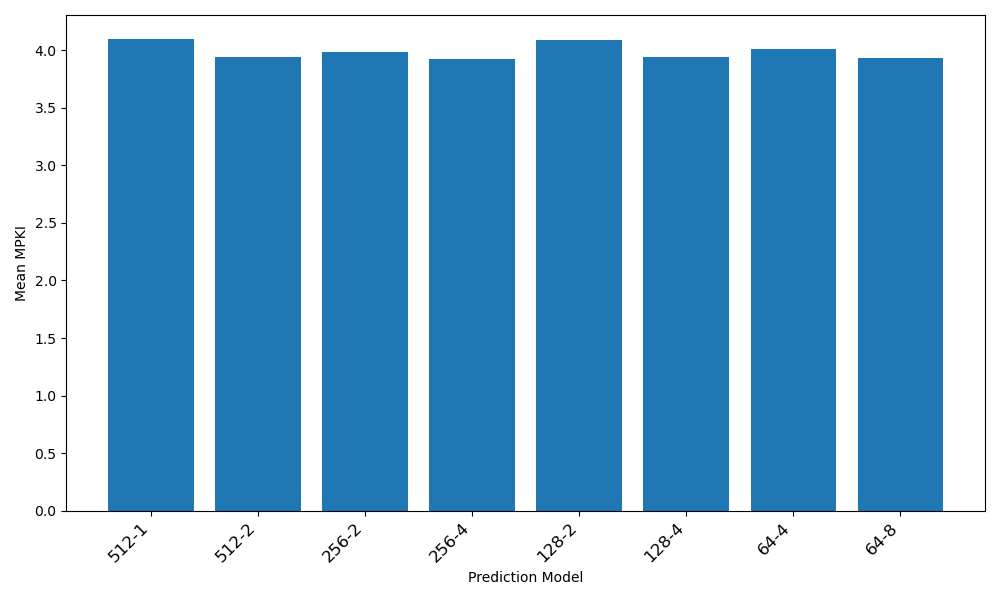

Write Python code to recreate this figure.
#!/usr/bin/env python

import sys
import matplotlib.pyplot as plt
import numpy as np

if __name__ == "__main__":
    # Get arguments, skipping the script name
    args = sys.argv[1:]

    if not args or len(args) % 2 != 0:
        print("Usage: python geom_mean.py <label1> <value1> <label2> <value2> ...")
        sys.exit(1)

    labels = []
    values = []
    try:
        # Process arguments in pairs (label, value)
        for i in range(0, len(args), 2):
            labels.append(args[i])
            values.append(float(args[i+1]))
    except ValueError:
        print("Error: Values must be numeric.")
        sys.exit(1)
    except IndexError:
         print("Error: Mismatched number of labels and values.")
         sys.exit(1)


    # Create the bar chart
    plt.figure(figsize=(10, 6)) # Adjust figure size as needed
    plt.bar(labels, values)

    # Add labels and title
    plt.xlabel("Prediction Model")
    plt.ylabel("Mean MPKI")
    plt.title("")
    plt.xticks(rotation=45, ha='right', fontsize=12) # Rotate labels if they overlap
    plt.tight_layout() # Adjust layout to prevent labels overlapping

    # Save the plot to a file instead of displaying it
    plt.savefig('geom_mean.png')
    # plt.show() # Remove or comment out this line